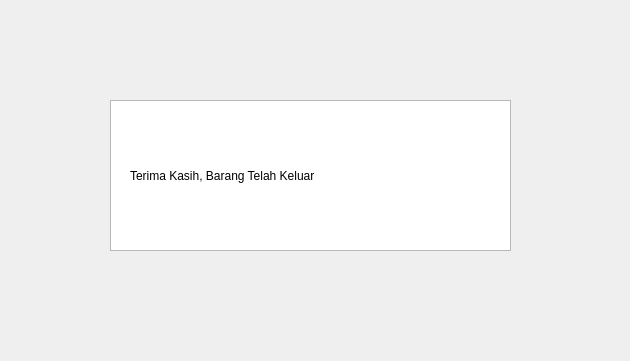
<?xml version="1.0" encoding="UTF-8"?>
<ui version="4.0">
 <class>Dialog</class>
 <widget class="QDialog" name="Dialog">
  <property name="geometry">
   <rect>
    <x>0</x>
    <y>0</y>
    <width>630</width>
    <height>361</height>
   </rect>
  </property>
  <property name="minimumSize">
   <size>
    <width>630</width>
    <height>361</height>
   </size>
  </property>
  <property name="maximumSize">
   <size>
    <width>630</width>
    <height>361</height>
   </size>
  </property>
  <property name="windowTitle">
   <string>Dialog</string>
  </property>
  <widget class="QLabel" name="label">
   <property name="geometry">
    <rect>
     <x>130</x>
     <y>120</y>
     <width>371</width>
     <height>111</height>
    </rect>
   </property>
   <property name="styleSheet">
    <string notr="true">font: 75 bold 12pt &quot;8514oem&quot;;</string>
   </property>
   <property name="text">
    <string>Terima Kasih, Barang Telah Keluar</string>
   </property>
  </widget>
  <widget class="QTableWidget" name="tableWidget_2">
   <property name="geometry">
    <rect>
     <x>110</x>
     <y>100</y>
     <width>401</width>
     <height>151</height>
    </rect>
   </property>
  </widget>
  <zorder>tableWidget_2</zorder>
  <zorder>label</zorder>
 </widget>
 <resources/>
 <connections/>
</ui>
